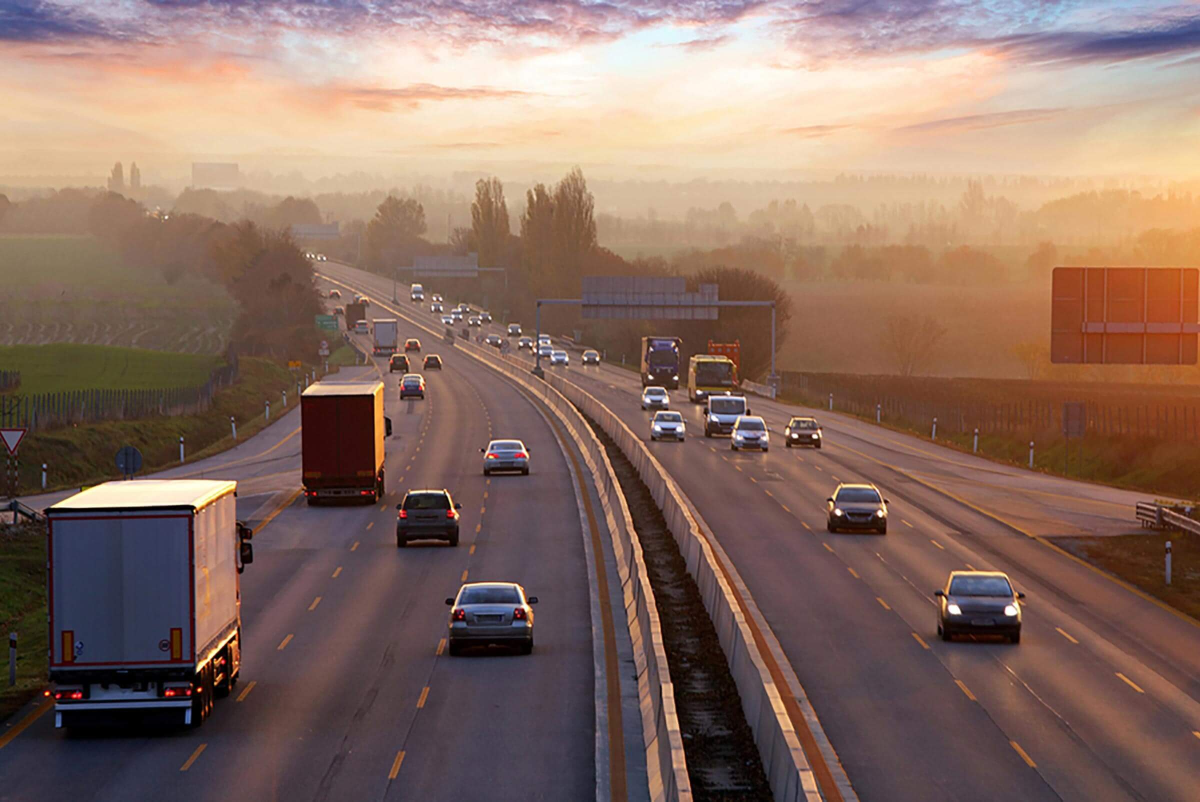
#> input picture Sprint-8/S8-T2/S8-T2/road.jpg, 2400 x 1603 px, found by its file name (shown at 1/2 size)
$ jupyter execute S8-T2.ipynb
#> lines starting #> are read from the running program, lines starting #| are printed output that depends on the picture; after the words box and inside, x2 and y2 are one past the last pixel; in counts of white or black regions, pixels touching at a corner belong together
## Image Resizing using OpenCV | Python

[cell 1]
import cv2
import numpy as np
import matplotlib.pyplot as plt

[cell 2]
image=cv2.imread("road.JPG")
#> image is the input picture: shape (1603, 2400, 3); mean B, G, R 98.4, 109.4, 136.3

[cell 3]
half = cv2.resize(image, (0, 0), fx = 0.1, fy = 0.1)
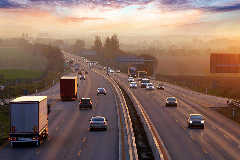
#> half: shape (160, 240, 3); mean B, G, R 98.6, 109.6, 136.5
bigger = cv2.resize(image, (1050, 1610))
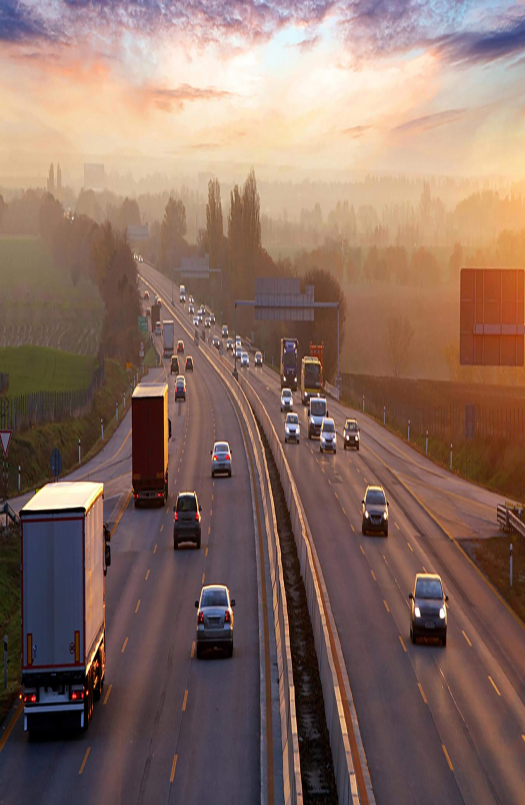
#> bigger: shape (1610, 1050, 3) (shown at 1/2 size); mean B, G, R 98.3, 109.3, 136.2
stretch_near = cv2.resize(image, (780, 540),interpolation = cv2.INTER_NEAREST)
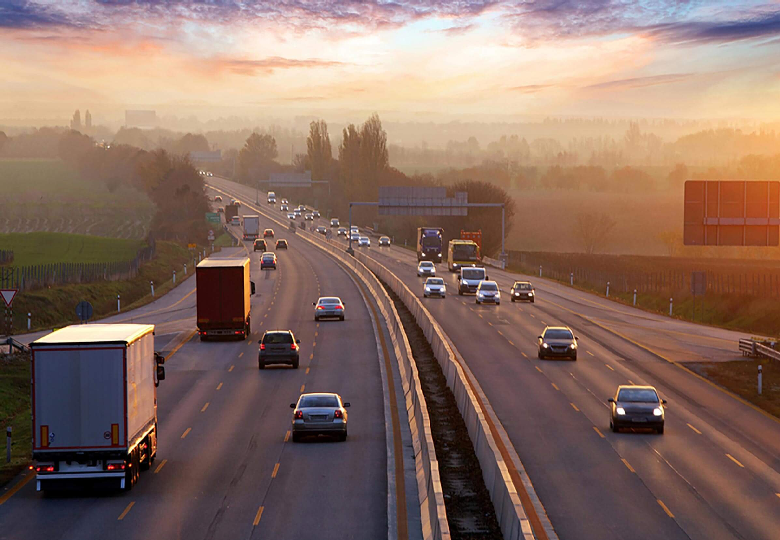
#> stretch_near: shape (540, 780, 3); mean B, G, R 98.5, 109.4, 136.3

[cell 4]
Titles =["Original", "Half", "Bigger", "Interpolation Nearest"]
images =[image, half, bigger, stretch_near]
count = 4

[cell 5]
for i in range(count):
    plt.subplot(2, 2, i + 1)
    plt.title(Titles[i])
    plt.imshow(images[i])

plt.show()
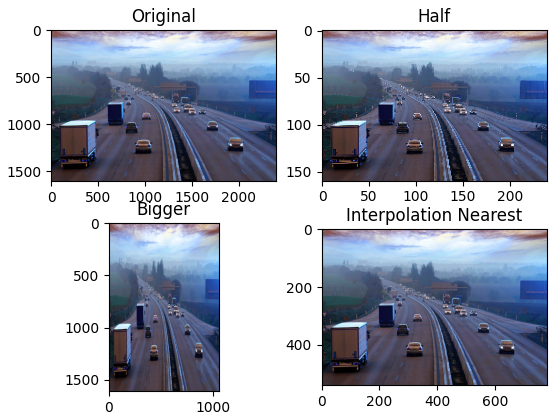
#> figure drawn by matplotlib, 4 panels; B, G, R data is drawn as R, G, B

## Image Processing in Python (Scaling, Rotating, Shifting and Edge Detection)

## Scaling an Image

[cell 6]
try:
    # Get number of pixel horizontally and vertically.
    (height, width) = image.shape[:2]
#> height = 1603; width = 2400

    # Specify the size of image along with interploation methods.
    res = cv2.resize(image, (int(width / 2), int(height / 2)), interpolation = cv2.INTER_CUBIC)

    # Write image back to disk.
    cv2.imwrite('result.jpg', res)

except IOError:
    print ('Error while reading files !!!')

### Rotating an image

[cell 7]
try:
    (rows,cols)=image.shape[:2]
#> rows = 1603; cols = 2400
    # getRotationMatrix2D creates a matrix needed for transformation.
    # We want matrix for rotation w.r.t center to 45 degree without scaling.
    M=cv2.getRotationMatrix2D((cols/2,rows/2),45,1)
    res=cv2.warpAffine(image,M,(cols,rows))
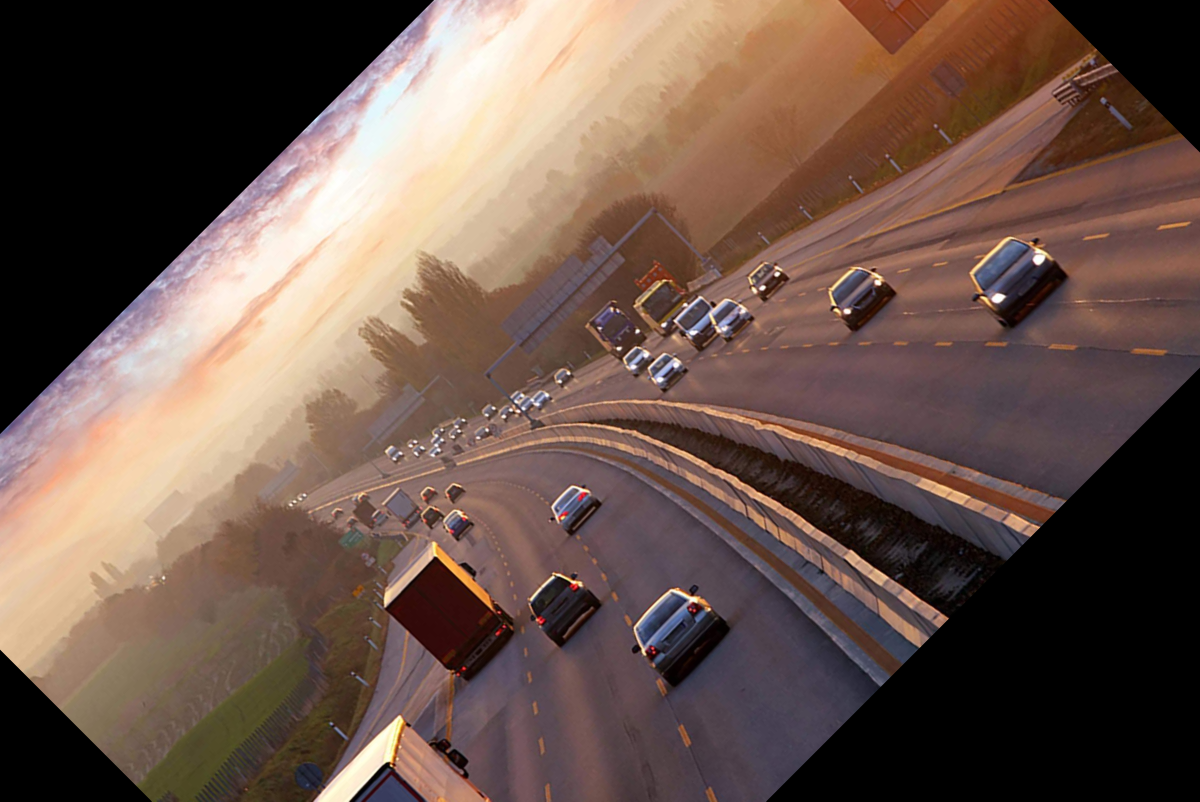
#> res: shape (1603, 2400, 3) (shown at 1/2 size); mean B, G, R 76, 85.4, 107.2
      # Write image back to disk.
    cv2.imwrite('result2.jpg', res)
except IOError:
    print ('Error while reading files !!!')

### Translating an Image

[cell 8]
# Create translation matrix.
# If the shift is (x, y) then matrix would be
# M = [1 0 x]
#     [0 1 y]
# Let's shift by (100, 50).
M = np.float32([[1, 0, 100], [0, 1, 50]])
try:

    # Read image from disk.

    (rows, cols) = image.shape[:2]

    # warpAffine does appropriate shifting given the
    # translation matrix.
    res = cv2.warpAffine(image, M, (cols, rows))
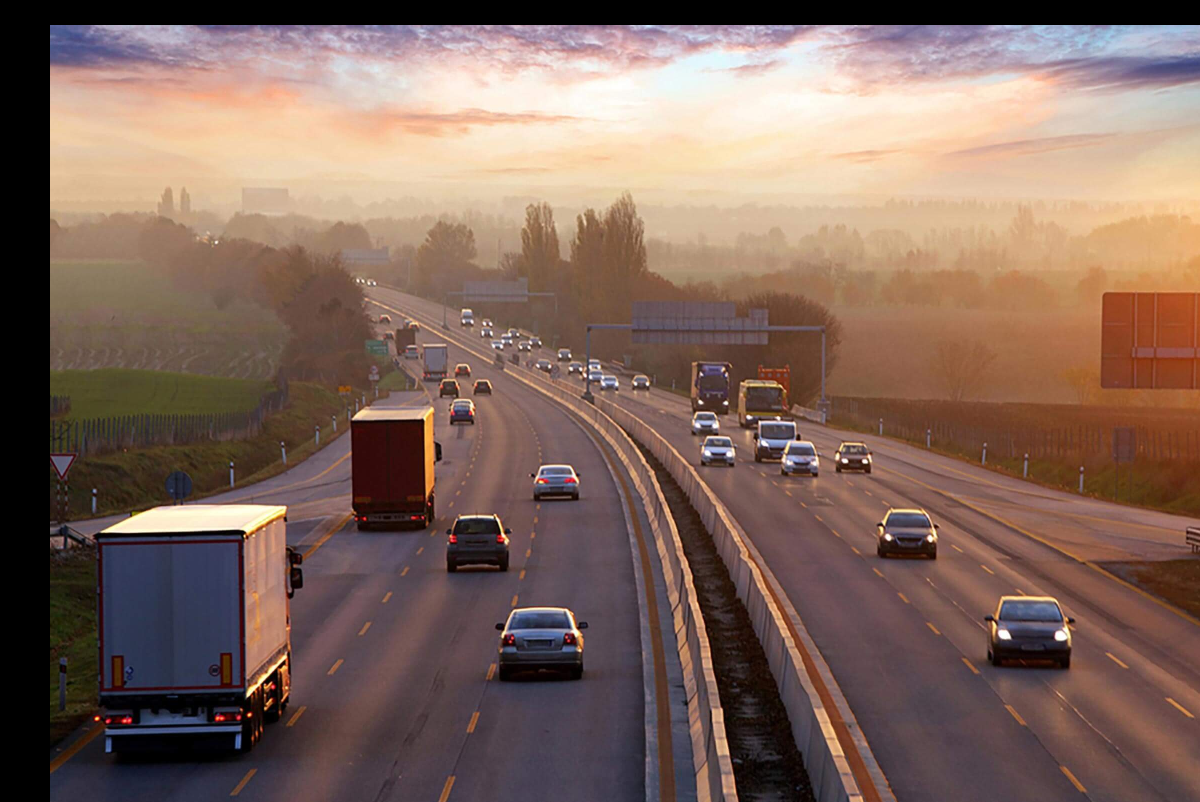
#> res: shape (1603, 2400, 3) (shown at 1/2 size); mean B, G, R 93.1, 103.3, 128

    # Write image back to disk.
    cv2.imwrite('result3.jpg', res)

except IOError:
    print ('Error while reading files !!!')

### Edge detection in an Image

[cell 9]
try:
    edges=cv2.Canny(image,100,200)
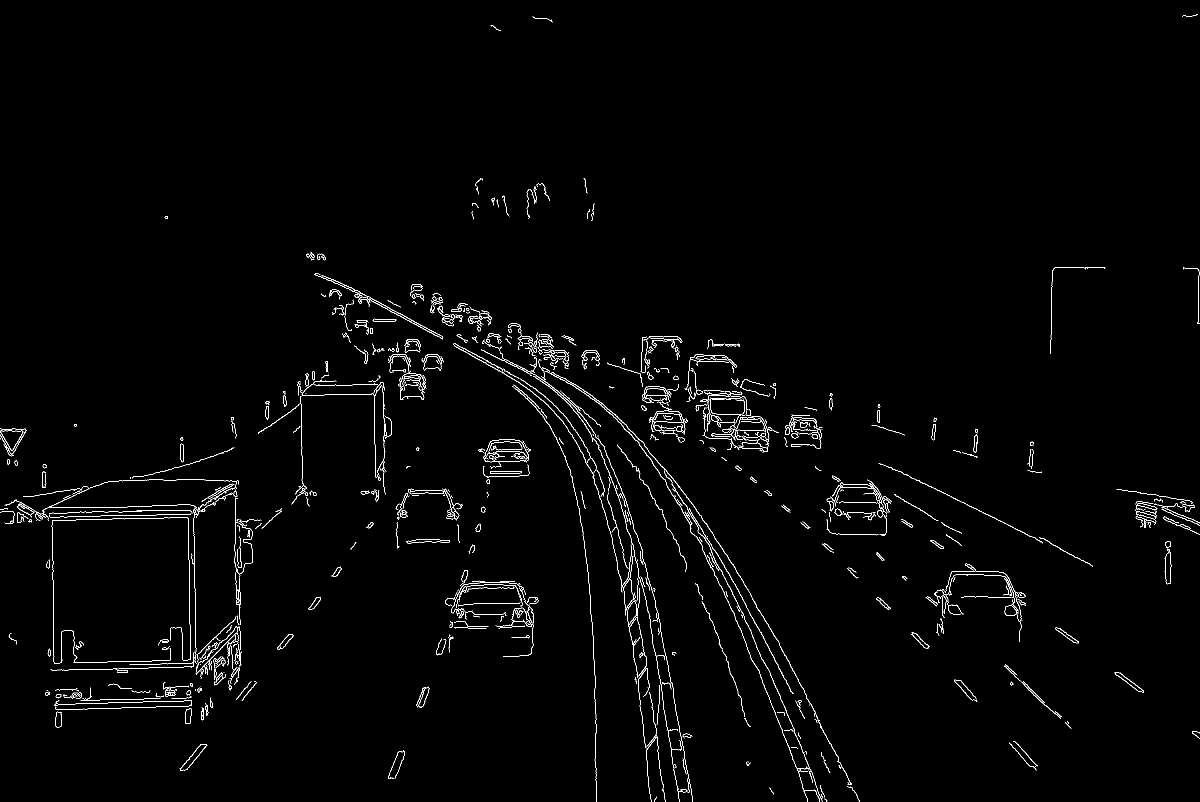
#> edges: shape (1603, 2400) (shown at 1/2 size); 1.4% white in thin lines or dots
    cv2.imwrite('result4.jpg', edges)
except IOError:
    print ('Error while reading files !!!')

## Python | Image blurring using OpenCV

[cell 10]
cv2.imshow("Original_image.JPG",image)
cv2.waitKey(0)

[cell 11]
#Gaussian Blurr
gaussian=cv2.GaussianBlur(image,(7,7),0)
cv2.imshow("Gaussian_Blur.JPG",gaussian)
cv2.waitKey(0)

[cell 12]
# Median Blur
median = cv2.medianBlur(image, 5)
cv2.imshow('Median Blurring', median)
cv2.waitKey(0)

[cell 13]
# Bilateral Blur
bilateral = cv2.bilateralFilter(image, 9, 75, 75)
cv2.imshow('Bilateral Blurring', bilateral)
cv2.waitKey(0)
cv2.destroyAllWindows()

$ run again, with Sprint-8/S8-T1/S8-T1/image1.jpg copied over Sprint-8/S8-T2/S8-T2/road.jpg
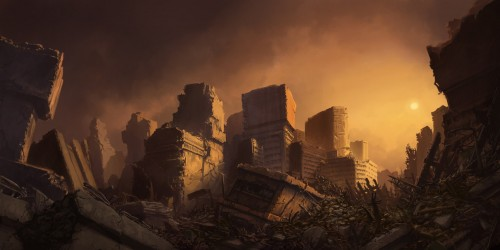
#> input picture Sprint-8/S8-T1/S8-T1/image1.jpg, 500 x 250 px, found by its file name
#> image is the input picture: shape (250, 500, 3); mean B, G, R 34.8, 52.4, 81
#> `res = cv2.warpAffine(image, M, (cols, rows))`:
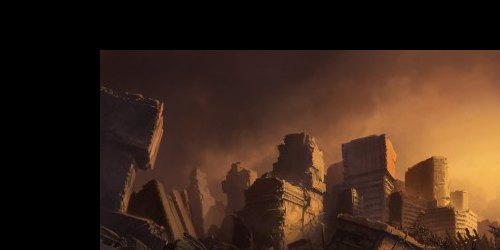
#> res: shape (250, 500, 3); mean B, G, R 26.2, 39.3, 61
#> `edges=cv2.Canny(image,100,200)`:
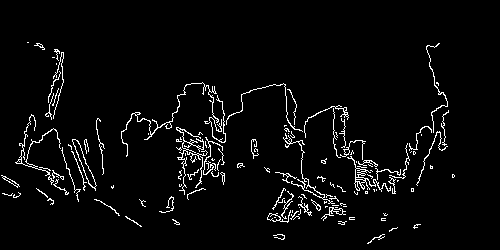
#> edges: shape (250, 500); 3.8% white in thin lines or dots, all inside (x1, y1, x2, y2) = (1, 42, 455, 244)

$ run again, with Sprint-8/S8-T1/S8-T1/image2.jpg copied over Sprint-8/S8-T2/S8-T2/road.jpg
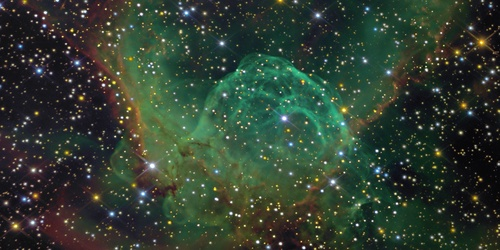
#> input picture Sprint-8/S8-T1/S8-T1/image2.jpg, 500 x 250 px, found by its file name
#> image is the input picture: shape (250, 500, 3); mean B, G, R 49.4, 62.5, 48.9
#> `edges=cv2.Canny(image,100,200)`:
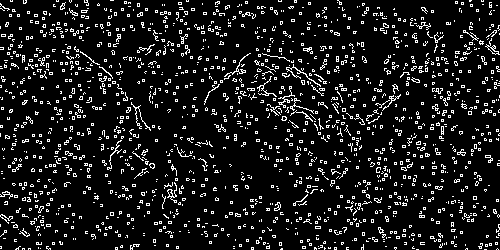
#> edges: shape (250, 500); 10.3% white in thin lines or dots
#> `bilateral = cv2.bilateralFilter(image, 9, 75, 75)`:
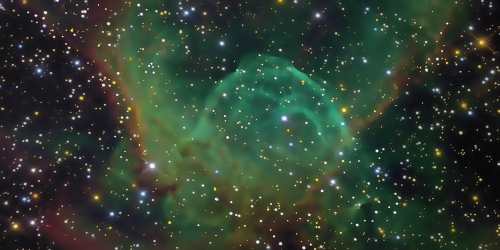
#> bilateral: shape (250, 500, 3); mean B, G, R 48.6, 61.5, 47.8
